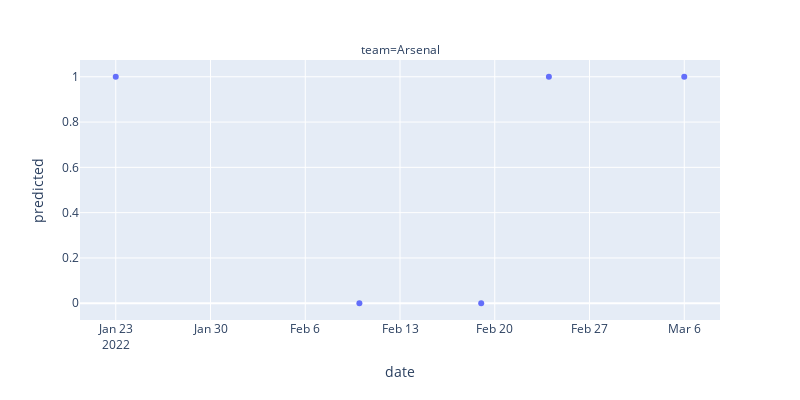

Notebook code cell kept with this figure:
### Code cell
import plotly.express as px
series = pd.read_csv("FormattedDF.csv")[["date","predicted","team"]].head()
fig = px.scatter(series, x='date', y='predicted', facet_col="team",
                 width=800, height=400)
fig.show()

### Figure 1 — Plotly figure (JSON) as saved in the notebook; plotly's stock layout.template omitted (floating-point values rounded to 4 significant figures)
{"data": [{"hovertemplate": "team=Arsenal<br>date=%{x}<br>predicted=%{y}<extra></extra>", "legendgroup": "", "marker": {"color": "#636efa", "symbol": "circle"}, "mode": "markers", "name": "", "orientation": "v", "showlegend": false, "type": "scatter", "x": ["2022-01-23", "2022-02-10", "2022-02-19", "2022-02-24", "2022-03-06"], "xaxis": "x", "y": [1, 0, 0, 1, 1], "yaxis": "y"}], "layout": {"annotations": [{"font": {}, "showarrow": false, "text": "team=Arsenal", "x": 0.5, "xanchor": "center", "xref": "paper", "y": 1, "yanchor": "bottom", "yref": "paper"}], "height": 400, "legend": {"tracegroupgap": 0}, "margin": {"t": 60}, "width": 800, "xaxis": {"anchor": "y", "domain": [0, 1], "title": {"text": "date"}}, "yaxis": {"anchor": "x", "domain": [0, 1], "title": {"text": "predicted"}}}}
